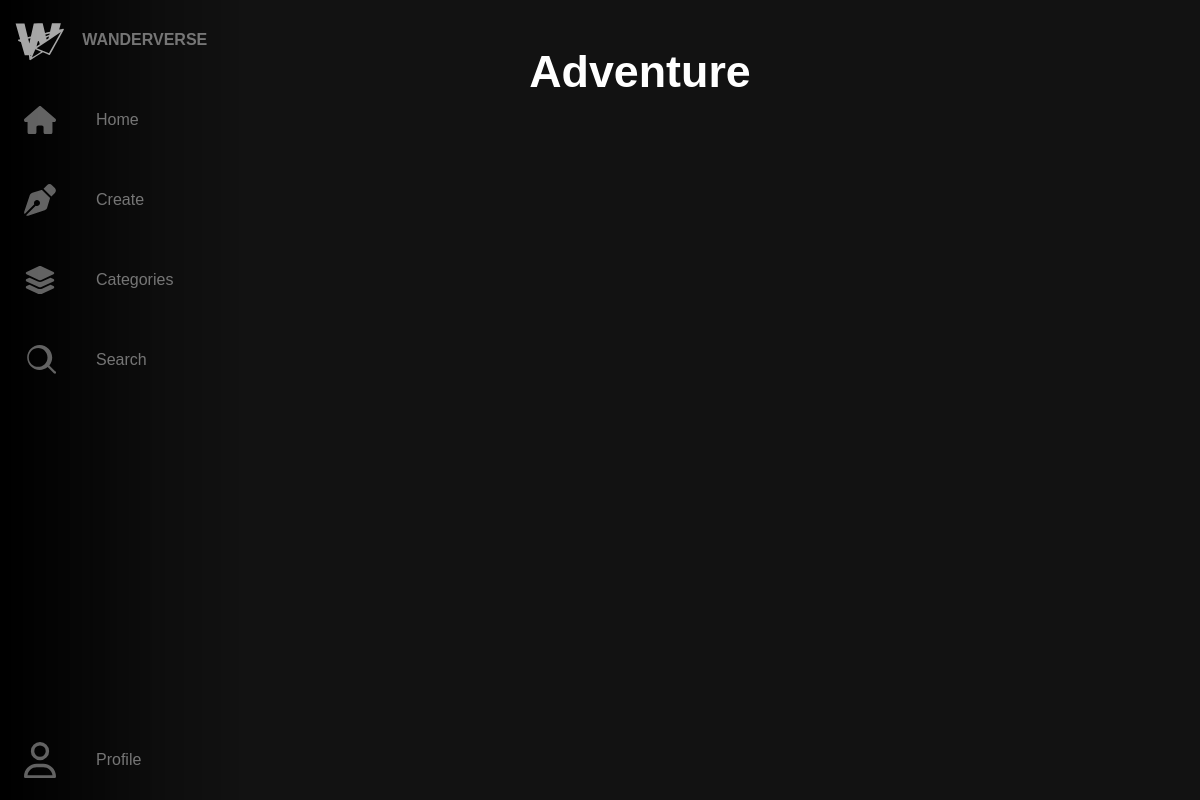
The app's page /category/Adventure (signed in), older data.
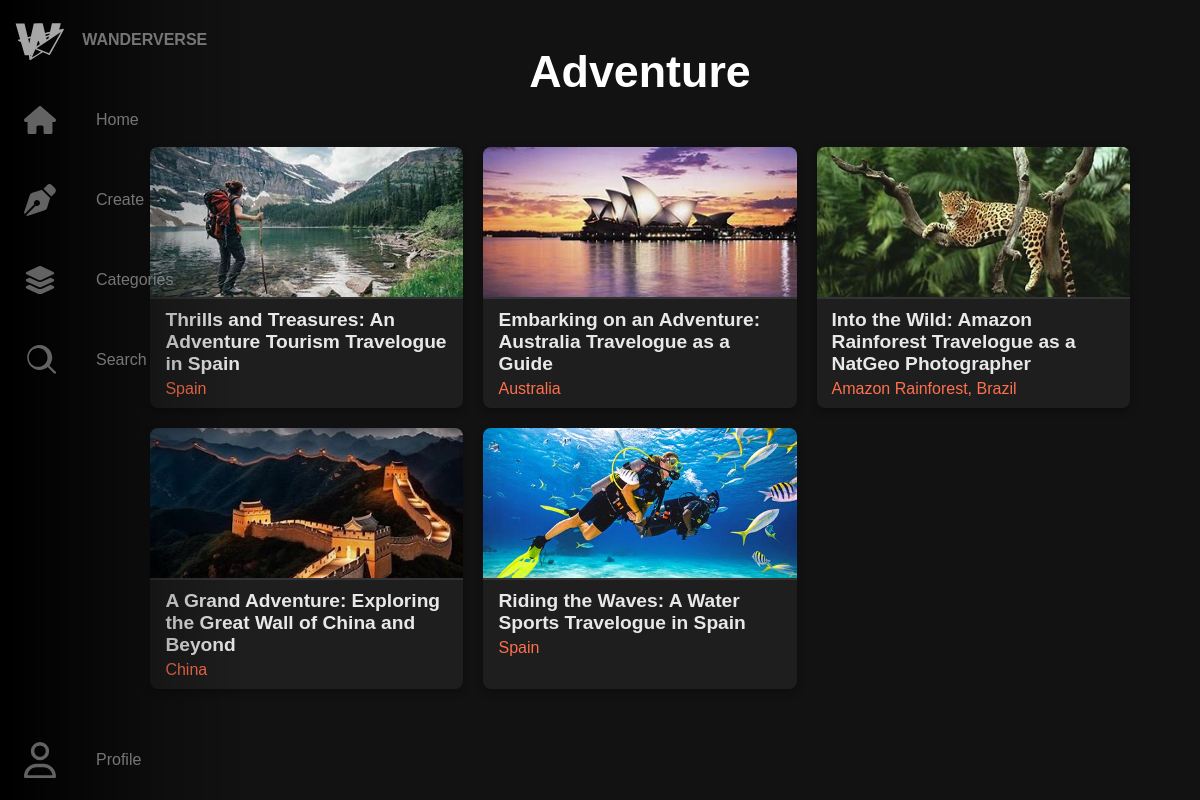
The same page, newer data.
### app/models.py (models this page shows, shortened)
class SearchableMixin(object):
    @classmethod
    def before_commit(cls, session):
        session._changes = {
            'add': list(session.new),
            'update': list(session.dirty),
            'delete': list(session.deleted)
        }

class Post(db.Model, SearchableMixin):
    __tablename__ = 'post'
    __searchable__ = ['title', 'location', 'category', 'content']
    id = db.Column(db.Integer, primary_key=True)
    title = db.Column(db.String(255), nullable=True)
    location = db.Column(db.String(255), nullable=True)
    category = db.Column(db.String(255), nullable=True)
    duration = db.Column(db.String(255), nullable=True)
    tips = db.Column(db.String(255), nullable=True)
    user_id = db.Column(db.Integer, db.ForeignKey('user.id'), nullable=True)
    status=db.Column(db.String, nullable=False, default='draft')
    content = db.Column(db.String, nullable=False)
    flagged = db.Column(db.Boolean, nullable=False,default=False)
    sexuality = db.Column(db.String(255), nullable=False,default=False)
    violence = db.Column(db.String(255), nullable=False,default=False)
    harassment = db.Column(db.String(255), nullable=False,default=False)
    illicit = db.Column(db.String(255), nullable=False,default=False)
    self_harm = db.Column(db.String(255), nullable=False,default=False)
    hate = db.Column(db.String(255), nullable=False,default=False)

### app/routes.py (the view)
@app.route('/category/<category_name>')
@login_required
def category_details(category_name):
    user_id = current_user.get_id()
    results = (
        db.session.query(Post, db.func.group_concat(Images.image1))
        .join(Images, Post.id == Images.post_id)
        .filter(Post.status == 'live', Post.category == category_name)
        .filter(Post.user_id!=user_id)# Filter category and non-trashed posts
        .group_by(Post.id)
        .all()
    )
    return render_template('category_details.html', category=category_name, posts=results)

### app/routes.py (called while the page is built)
@login_manager.user_loader
def load_user(user_id):
    return User.query.get(int(user_id))

### app/templates/category_details.html (shortened to what this page needs)
{% extends 'base.html' %}
{% block head %}
    <link rel="stylesheet" href="{{ url_for('static', filename='css/my_blogs.css') }}">
{% endblock %}
{% block body %}
    <h1>{{ category }}</h1>
    <div class="blogs">
        {% for post, images_str in posts %}
        <div class="blog" data-images="{{ images_str }}" style="position: relative;">
            <a href="{{ url_for('posts', post_id=post.id) }}">
                <img src="{{ url_for('static', filename='Images/' + images_str.split(',')[0]) }}" alt="Blog Image" class="blog-image">
                <div class="blog-title">{{ post.title }}</div>
                <div class="blog-destination">{{ post.location }}</div>
            </a>
        </div>
        {% endfor %}
    </div>
{% endblock %}

Row changes from the older to the newer data that the page shows:
added Post: shows a picture, title "Thrills and Treasures: An Adventure Tourism Travelogue in Spain", location "Spain"
added Post: shows a picture, title "Embarking on an Adventure: Australia Travelogue as a Guide", location "Australia"
added Post: shows a picture, title "Into the Wild: Amazon Rainforest Travelogue as a NatGeo Photographer", location "Amazon Rainforest, Brazil"
added Post: shows a picture, title "A Grand Adventure: Exploring the Great Wall of China and Beyond", location "China"
added Post: shows a picture, title "Riding the Waves: A Water Sports Travelogue in Spain", location "Spain"
